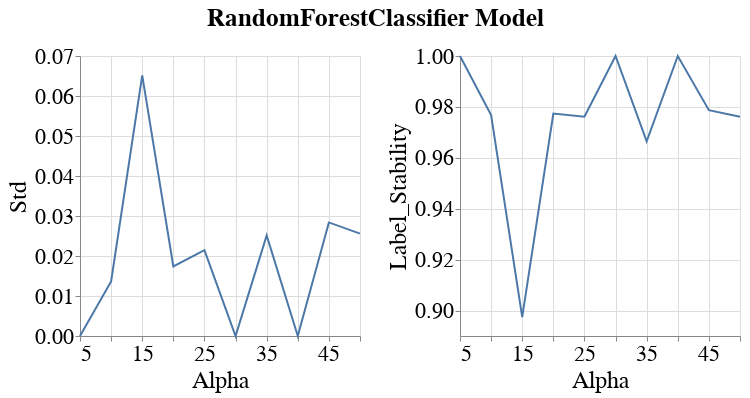

The notebook cell this image was saved under:
### Code cell
visualizer.create_subgroup_metrics_line_band_plot(model_name=MODEL_NAMES[0],
                                                  subgroup_metrics=['Std', 'Label_Stability'],
                                                  subgroup='sex_dis')

### Figure 1 — Vega-Lite specification as saved in the notebook (floating-point values rounded to 4 significant figures)
{"config": {"view": {"continuousWidth": 400, "continuousHeight": 300}, "axis": {"labelFontSize": 22, "labelFontWeight": "normal", "titleFontSize": 24, "titleFontWeight": "normal"}, "legend": {"labelFontSize": 22, "symbolStrokeWidth": 10, "titleFontSize": 24}, "title": {"fontSize": 22}}, "vconcat": [{"hconcat": [{"layer": [{"mark": {"type": "errorband", "extent": "ci"}, "encoding": {"x": {"field": "Intervention_Param", "title": "Alpha", "type": "quantitative"}, "y": {"field": "Metric_Value", "scale": {"zero": false}, "title": "Std", "type": "quantitative"}}}, {"mark": "line", "encoding": {"x": {"field": "Intervention_Param", "title": "Alpha", "type": "quantitative"}, "y": {"aggregate": "mean", "field": "Metric_Value", "scale": {"zero": false}, "title": "Std", "type": "quantitative"}}}], "height": 280, "width": 280}, {"layer": [{"mark": {"type": "errorband", "extent": "ci"}, "encoding": {"x": {"field": "Intervention_Param", "title": "Alpha", "type": "quantitative"}, "y": {"field": "Metric_Value", "scale": {"zero": false}, "title": "Label_Stability", "type": "quantitative"}}}, {"mark": "line", "encoding": {"x": {"field": "Intervention_Param", "title": "Alpha", "type": "quantitative"}, "y": {"aggregate": "mean", "field": "Metric_Value", "scale": {"zero": false}, "title": "Label_Stability", "type": "quantitative"}}}], "data": {"name": "data-77247354f6f3c9bb02e2ad0b25b613c5"}, "height": 280, "width": 280}]}], "data": {"name": "data-a523111796f5b8b93817f430f82726ee"}, "title": {"text": "RandomForestClassifier Model", "anchor": "middle", "dy": -10, "fontSize": 25}, "$schema": "https://vega.github.io/schema/vega-lite/v4.17.0.json", "datasets": {"data-a523111796f5b8b93817f430f82726ee": [{"Metric": "Std", "Model_Name": "RandomForestClassifier", "Model_Params": "{'bootstrap': True, 'ccp_alpha': 0.0, 'class_weight': None, 'criterion': 'gini', 'max_depth': 10, 'max_features': 'sqrt', 'max_leaf_nodes': None, 'max_samples': None, 'min_impurity_decrease': 0.0, 'min_samples_leaf': 1, 'min_samples_split': 2, 'min_weight_fraction_leaf': 0.0, 'n_estimators': 100, 'n_jobs': None, 'oob_score': False, 'random_state': 300, 'verbose': 0, 'warm_start': False}", "Dataset_Name": "StudentPerformance", "Num_Estimators": 50, "Tag": "OK", "Record_Create_Date_Time": "2023-10-31T12:25:57.559000", "Session_Uuid": "429e1647-70bc-4a6a-bd5f-7513ec18ac6b", "Experiment_Iteration": "Exp_iter_3", "Dataset_Split_Seed": 300, "Model_Init_Seed": 300, "Fair_Intervention_Params_Lst": "[ 5. 10. 15. 20. 25. 30. 35. 40. 45. 50.]", "Intervention_Param": 5.0, "Subgroup": "sex_dis", "Metric_Value": 0.0}, {"Metric": "Std", "Model_Name": "RandomForestClassifier", "Model_Params": "{'bootstrap': True, 'ccp_alpha': 0.0, 'class_weight': None, 'criterion': 'gini', 'max_depth': 10, 'max_features': 'sqrt', 'max_leaf_nodes': None, 'max_samples': None, 'min_impurity_decrease': 0.0, 'min_samples_leaf': 1, 'min_samples_split': 2, 'min_weight_fraction_leaf': 0.0, 'n_estimators': 100, 'n_jobs': None, 'oob_score': False, 'random_state': 300, 'verbose': 0, 'warm_start': False}", "Dataset_Name": "StudentPerformance", "Num_Estimators": 50, "Tag": "OK", "Record_Create_Date_Time": "2023-10-31T12:29:29.819000", "Session_Uuid": "429e1647-70bc-4a6a-bd5f-7513ec18ac6b", "Experiment_Iteration": "Exp_iter_3", "Dataset_Split_Seed": 300, "Model_Init_Seed": 300, "Fair_Intervention_Params_Lst": "[ 5. 10. 15. 20. 25. 30. 35. 40. 45. 50.]", "Intervention_Param": 10.0, "Subgroup": "sex_dis", "Metric_Value": 0.01363}, {"Metric": "Std", "Model_Name": "RandomForestClassifier", "Model_Params": "{'bootstrap': True, 'ccp_alpha': 0.0, 'class_weight': None, 'criterion': 'gini', 'max_depth': 10, 'max_features': 'sqrt', 'max_leaf_nodes': None, 'max_samples': None, 'min_impurity_decrease': 0.0, 'min_samples_leaf': 1, 'min_samples_split': 2, 'min_weight_fraction_leaf': 0.0, 'n_estimators': 100, 'n_jobs': None, 'oob_score': False, 'random_state': 300, 'verbose': 0, 'warm_start': False}", "Dataset_Name": "StudentPerformance", "Num_Estimators": 50, "Tag": "OK", "Record_Create_Date_Time": "2023-10-31T12:32:46.184000", "Session_Uuid": "429e1647-70bc-4a6a-bd5f-7513ec18ac6b", "Experiment_Iteration": "Exp_iter_3", "Dataset_Split_Seed": 300, "Model_Init_Seed": 300, "Fair_Intervention_Params_Lst": "[ 5. 10. 15. 20. 25. 30. 35. 40. 45. 50.]", "Intervention_Param": 15.0, "Subgroup": "sex_dis", "Metric_Value": 0.06515}, {"Metric": "Std", "Model_Name": "RandomForestClassifier", "Model_Params": "{'bootstrap': True, 'ccp_alpha': 0.0, 'class_weight': None, 'criterion': 'gini', 'max_depth': 10, 'max_features': 'sqrt', 'max_leaf_nodes': None, 'max_samples': None, 'min_impurity_decrease': 0.0, 'min_samples_leaf': 1, 'min_samples_split': 2, 'min_weight_fraction_leaf': 0.0, 'n_estimators': 100, 'n_jobs': None, 'oob_score': False, 'random_state': 300, 'verbose': 0, 'warm_start': False}", "Dataset_Name": "StudentPerformance", "Num_Estimators": 50, "Tag": "OK", "Record_Create_Date_Time": "2023-10-31T12:36:04.126000", "Session_Uuid": "429e1647-70bc-4a6a-bd5f-7513ec18ac6b", "Experiment_Iteration": "Exp_iter_3", "Dataset_Split_Seed": 300, "Model_Init_Seed": 300, "Fair_Intervention_Params_Lst": "[ 5. 10. 15. 20. 25. 30. 35. 40. 45. 50.]", "Intervention_Param": 20.0, "Subgroup": "sex_dis", "Metric_Value": 0.01739}, {"Metric": "Std", "Model_Name": "RandomForestClassifier", "Model_Params": "{'bootstrap': True, 'ccp_alpha': 0.0, 'class_weight': None, 'criterion': 'gini', 'max_depth': 10, 'max_features': 'sqrt', 'max_leaf_nodes': None, 'max_samples': None, 'min_impurity_decrease': 0.0, 'min_samples_leaf': 1, 'min_samples_split': 2, 'min_weight_fraction_leaf': 0.0, 'n_estimators': 100, 'n_jobs': None, 'oob_score': False, 'random_state': 300, 'verbose': 0, 'warm_start': False}", "Dataset_Name": "StudentPerformance", "Num_Estimators": 50, "Tag": "OK", "Record_Create_Date_Time": "2023-10-31T12:39:24.506000", "Session_Uuid": "429e1647-70bc-4a6a-bd5f-7513ec18ac6b", "Experiment_Iteration": "Exp_iter_3", "Dataset_Split_Seed": 300, "Model_Init_Seed": 300, "Fair_Intervention_Params_Lst": "[ 5. 10. 15. 20. 25. 30. 35. 40. 45. 50.]", "Intervention_Param": 25.0, "Subgroup": "sex_dis", "Metric_Value": 0.02144}, {"Metric": "Std", "Model_Name": "RandomForestClassifier", "Model_Params": "{'bootstrap': True, 'ccp_alpha': 0.0, 'class_weight': None, 'criterion': 'gini', 'max_depth': 10, 'max_features': 'sqrt', 'max_leaf_nodes': None, 'max_samples': None, 'min_impurity_decrease': 0.0, 'min_samples_leaf': 1, 'min_samples_split': 2, 'min_weight_fraction_leaf': 0.0, 'n_estimators': 100, 'n_jobs': None, 'oob_score': False, 'random_state': 300, 'verbose': 0, 'warm_start': False}", "Dataset_Name": "StudentPerformance", "Num_Estimators": 50, "Tag": "OK", "Record_Create_Date_Time": "2023-10-31T12:42:14.729000", "Session_Uuid": "429e1647-70bc-4a6a-bd5f-7513ec18ac6b", "Experiment_Iteration": "Exp_iter_3", "Dataset_Split_Seed": 300, "Model_Init_Seed": 300, "Fair_Intervention_Params_Lst": "[ 5. 10. 15. 20. 25. 30. 35. 40. 45. 50.]", "Intervention_Param": 30.0, "Subgroup": "sex_dis", "Metric_Value": 0.0}, {"Metric": "Std", "Model_Name": "RandomForestClassifier", "Model_Params": "{'bootstrap': True, 'ccp_alpha': 0.0, 'class_weight': None, 'criterion': 'gini', 'max_depth': 10, 'max_features': 'sqrt', 'max_leaf_nodes': None, 'max_samples': None, 'min_impurity_decrease': 0.0, 'min_samples_leaf': 1, 'min_samples_split': 2, 'min_weight_fraction_leaf': 0.0, 'n_estimators': 100, 'n_jobs': None, 'oob_score': False, 'random_state': 300, 'verbose': 0, 'warm_start': False}", "Dataset_Name": "StudentPerformance", "Num_Estimators": 50, "Tag": "OK", "Record_Create_Date_Time": "2023-10-31T12:45:47.915000", "Session_Uuid": "429e1647-70bc-4a6a-bd5f-7513ec18ac6b", "Experiment_Iteration": "Exp_iter_3", "Dataset_Split_Seed": 300, "Model_Init_Seed": 300, "Fair_Intervention_Params_Lst": "[ 5. 10. 15. 20. 25. 30. 35. 40. 45. 50.]", "Intervention_Param": 35.0, "Subgroup": "sex_dis", "Metric_Value": 0.02514}, {"Metric": "Std", "Model_Name": "RandomForestClassifier", "Model_Params": "{'bootstrap': True, 'ccp_alpha': 0.0, 'class_weight': None, 'criterion': 'gini', 'max_depth': 10, 'max_features': 'sqrt', 'max_leaf_nodes': None, 'max_samples': None, 'min_impurity_decrease': 0.0, 'min_samples_leaf': 1, 'min_samples_split': 2, 'min_weight_fraction_leaf': 0.0, 'n_estimators': 100, 'n_jobs': None, 'oob_score': False, 'random_state': 300, 'verbose': 0, 'warm_start': False}", "Dataset_Name": "StudentPerformance", "Num_Estimators": 50, "Tag": "OK", "Record_Create_Date_Time": "2023-10-31T12:48:56.292000", "Session_Uuid": "429e1647-70bc-4a6a-bd5f-7513ec18ac6b", "Experiment_Iteration": "Exp_iter_3", "Dataset_Split_Seed": 300, "Model_Init_Seed": 300, "Fair_Intervention_Params_Lst": "[ 5. 10. 15. 20. 25. 30. 35. 40. 45. 50.]", "Intervention_Param": 40.0, "Subgroup": "sex_dis", "Metric_Value": 0.0}, {"Metric": "Std", "Model_Name": "RandomForestClassifier", "Model_Params": "{'bootstrap': True, 'ccp_alpha': 0.0, 'class_weight': None, 'criterion': 'gini', 'max_depth': 10, 'max_features': 'sqrt', 'max_leaf_nodes': None, 'max_samples': None, 'min_impurity_decrease': 0.0, 'min_samples_leaf': 1, 'min_samples_split': 2, 'min_weight_fraction_leaf': 0.0, 'n_estimators': 100, 'n_jobs': None, 'oob_score': False, 'random_state': 300, 'verbose': 0, 'warm_start': False}", "Dataset_Name": "StudentPerformance", "Num_Estimators": 50, "Tag": "OK", "Record_Create_Date_Time": "2023-10-31T12:52:14.840000", "Session_Uuid": "429e1647-70bc-4a6a-bd5f-7513ec18ac6b", "Experiment_Iteration": "Exp_iter_3", "Dataset_Split_Seed": 300, "Model_Init_Seed": 300, "Fair_Intervention_Params_Lst": "[ 5. 10. 15. 20. 25. 30. 35. 40. 45. 50.]", "Intervention_Param": 45.0, "Subgroup": "sex_dis", "Metric_Value": 0.02839}, {"Metric": "Std", "Model_Name": "RandomForestClassifier", "Model_Params": "{'bootstrap': True, 'ccp_alpha': 0.0, 'class_weight': None, 'criterion': 'gini', 'max_depth': 10, 'max_features': 'sqrt', 'max_leaf_nodes': None, 'max_samples': None, 'min_impurity_decrease': 0.0, 'min_samples_leaf': 1, 'min_samples_split': 2, 'min_weight_fraction_leaf': 0.0, 'n_estimators': 100, 'n_jobs': None, 'oob_score': False, 'random_state': 300, 'verbose': 0, 'warm_start': False}", "Dataset_Name": "StudentPerformance", "Num_Estimators": 50, "Tag": "OK", "Record_Create_Date_Time": "2023-10-31T12:55:45.494000", "Session_Uuid": "429e1647-70bc-4a6a-bd5f-7513ec18ac6b", "Experiment_Iteration": "Exp_iter_3", "Dataset_Split_Seed": 300, "Model_Init_Seed": 300, "Fair_Intervention_Params_Lst": "[ 5. 10. 15. 20. 25. 30. 35. 40. 45. 50.]", "Intervention_Param": 50.0, "Subgroup": "sex_dis", "Metric_Value": 0.02561}], "data-77247354f6f3c9bb02e2ad0b25b613c5": [{"Metric": "Label_Stability", "Model_Name": "RandomForestClassifier", "Model_Params": "{'bootstrap': True, 'ccp_alpha': 0.0, 'class_weight': None, 'criterion': 'gini', 'max_depth': 10, 'max_features': 'sqrt', 'max_leaf_nodes': None, 'max_samples': None, 'min_impurity_decrease': 0.0, 'min_samples_leaf': 1, 'min_samples_split': 2, 'min_weight_fraction_leaf': 0.0, 'n_estimators': 100, 'n_jobs': None, 'oob_score': False, 'random_state': 300, 'verbose': 0, 'warm_start': False}", "Dataset_Name": "StudentPerformance", "Num_Estimators": 50, "Tag": "OK", "Record_Create_Date_Time": "2023-10-31T12:25:57.559000", "Session_Uuid": "429e1647-70bc-4a6a-bd5f-7513ec18ac6b", "Experiment_Iteration": "Exp_iter_3", "Dataset_Split_Seed": 300, "Model_Init_Seed": 300, "Fair_Intervention_Params_Lst": "[ 5. 10. 15. 20. 25. 30. 35. 40. 45. 50.]", "Intervention_Param": 5.0, "Subgroup": "sex_dis", "Metric_Value": 1.0}, {"Metric": "Label_Stability", "Model_Name": "RandomForestClassifier", "Model_Params": "{'bootstrap': True, 'ccp_alpha': 0.0, 'class_weight': None, 'criterion': 'gini', 'max_depth': 10, 'max_features': 'sqrt', 'max_leaf_nodes': None, 'max_samples': None, 'min_impurity_decrease': 0.0, 'min_samples_leaf': 1, 'min_samples_split': 2, 'min_weight_fraction_leaf': 0.0, 'n_estimators': 100, 'n_jobs': None, 'oob_score': False, 'random_state': 300, 'verbose': 0, 'warm_start': False}", "Dataset_Name": "StudentPerformance", "Num_Estimators": 50, "Tag": "OK", "Record_Create_Date_Time": "2023-10-31T12:29:29.819000", "Session_Uuid": "429e1647-70bc-4a6a-bd5f-7513ec18ac6b", "Experiment_Iteration": "Exp_iter_3", "Dataset_Split_Seed": 300, "Model_Init_Seed": 300, "Fair_Intervention_Params_Lst": "[ 5. 10. 15. 20. 25. 30. 35. 40. 45. 50.]", "Intervention_Param": 10.0, "Subgroup": "sex_dis", "Metric_Value": 0.9768}, {"Metric": "Label_Stability", "Model_Name": "RandomForestClassifier", "Model_Params": "{'bootstrap': True, 'ccp_alpha': 0.0, 'class_weight': None, 'criterion': 'gini', 'max_depth': 10, 'max_features': 'sqrt', 'max_leaf_nodes': None, 'max_samples': None, 'min_impurity_decrease': 0.0, 'min_samples_leaf': 1, 'min_samples_split': 2, 'min_weight_fraction_leaf': 0.0, 'n_estimators': 100, 'n_jobs': None, 'oob_score': False, 'random_state': 300, 'verbose': 0, 'warm_start': False}", "Dataset_Name": "StudentPerformance", "Num_Estimators": 50, "Tag": "OK", "Record_Create_Date_Time": "2023-10-31T12:32:46.184000", "Session_Uuid": "429e1647-70bc-4a6a-bd5f-7513ec18ac6b", "Experiment_Iteration": "Exp_iter_3", "Dataset_Split_Seed": 300, "Model_Init_Seed": 300, "Fair_Intervention_Params_Lst": "[ 5. 10. 15. 20. 25. 30. 35. 40. 45. 50.]", "Intervention_Param": 15.0, "Subgroup": "sex_dis", "Metric_Value": 0.8974}, {"Metric": "Label_Stability", "Model_Name": "RandomForestClassifier", "Model_Params": "{'bootstrap': True, 'ccp_alpha': 0.0, 'class_weight': None, 'criterion': 'gini', 'max_depth': 10, 'max_features': 'sqrt', 'max_leaf_nodes': None, 'max_samples': None, 'min_impurity_decrease': 0.0, 'min_samples_leaf': 1, 'min_samples_split': 2, 'min_weight_fraction_leaf': 0.0, 'n_estimators': 100, 'n_jobs': None, 'oob_score': False, 'random_state': 300, 'verbose': 0, 'warm_start': False}", "Dataset_Name": "StudentPerformance", "Num_Estimators": 50, "Tag": "OK", "Record_Create_Date_Time": "2023-10-31T12:36:04.126000", "Session_Uuid": "429e1647-70bc-4a6a-bd5f-7513ec18ac6b", "Experiment_Iteration": "Exp_iter_3", "Dataset_Split_Seed": 300, "Model_Init_Seed": 300, "Fair_Intervention_Params_Lst": "[ 5. 10. 15. 20. 25. 30. 35. 40. 45. 50.]", "Intervention_Param": 20.0, "Subgroup": "sex_dis", "Metric_Value": 0.9774}, {"Metric": "Label_Stability", "Model_Name": "RandomForestClassifier", "Model_Params": "{'bootstrap': True, 'ccp_alpha': 0.0, 'class_weight': None, 'criterion': 'gini', 'max_depth': 10, 'max_features': 'sqrt', 'max_leaf_nodes': None, 'max_samples': None, 'min_impurity_decrease': 0.0, 'min_samples_leaf': 1, 'min_samples_split': 2, 'min_weight_fraction_leaf': 0.0, 'n_estimators': 100, 'n_jobs': None, 'oob_score': False, 'random_state': 300, 'verbose': 0, 'warm_start': False}", "Dataset_Name": "StudentPerformance", "Num_Estimators": 50, "Tag": "OK", "Record_Create_Date_Time": "2023-10-31T12:39:24.506000", "Session_Uuid": "429e1647-70bc-4a6a-bd5f-7513ec18ac6b", "Experiment_Iteration": "Exp_iter_3", "Dataset_Split_Seed": 300, "Model_Init_Seed": 300, "Fair_Intervention_Params_Lst": "[ 5. 10. 15. 20. 25. 30. 35. 40. 45. 50.]", "Intervention_Param": 25.0, "Subgroup": "sex_dis", "Metric_Value": 0.9761}, {"Metric": "Label_Stability", "Model_Name": "RandomForestClassifier", "Model_Params": "{'bootstrap': True, 'ccp_alpha': 0.0, 'class_weight': None, 'criterion': 'gini', 'max_depth': 10, 'max_features': 'sqrt', 'max_leaf_nodes': None, 'max_samples': None, 'min_impurity_decrease': 0.0, 'min_samples_leaf': 1, 'min_samples_split': 2, 'min_weight_fraction_leaf': 0.0, 'n_estimators': 100, 'n_jobs': None, 'oob_score': False, 'random_state': 300, 'verbose': 0, 'warm_start': False}", "Dataset_Name": "StudentPerformance", "Num_Estimators": 50, "Tag": "OK", "Record_Create_Date_Time": "2023-10-31T12:42:14.729000", "Session_Uuid": "429e1647-70bc-4a6a-bd5f-7513ec18ac6b", "Experiment_Iteration": "Exp_iter_3", "Dataset_Split_Seed": 300, "Model_Init_Seed": 300, "Fair_Intervention_Params_Lst": "[ 5. 10. 15. 20. 25. 30. 35. 40. 45. 50.]", "Intervention_Param": 30.0, "Subgroup": "sex_dis", "Metric_Value": 1.0}, {"Metric": "Label_Stability", "Model_Name": "RandomForestClassifier", "Model_Params": "{'bootstrap': True, 'ccp_alpha': 0.0, 'class_weight': None, 'criterion': 'gini', 'max_depth': 10, 'max_features': 'sqrt', 'max_leaf_nodes': None, 'max_samples': None, 'min_impurity_decrease': 0.0, 'min_samples_leaf': 1, 'min_samples_split': 2, 'min_weight_fraction_leaf': 0.0, 'n_estimators': 100, 'n_jobs': None, 'oob_score': False, 'random_state': 300, 'verbose': 0, 'warm_start': False}", "Dataset_Name": "StudentPerformance", "Num_Estimators": 50, "Tag": "OK", "Record_Create_Date_Time": "2023-10-31T12:45:47.915000", "Session_Uuid": "429e1647-70bc-4a6a-bd5f-7513ec18ac6b", "Experiment_Iteration": "Exp_iter_3", "Dataset_Split_Seed": 300, "Model_Init_Seed": 300, "Fair_Intervention_Params_Lst": "[ 5. 10. 15. 20. 25. 30. 35. 40. 45. 50.]", "Intervention_Param": 35.0, "Subgroup": "sex_dis", "Metric_Value": 0.9665}, {"Metric": "Label_Stability", "Model_Name": "RandomForestClassifier", "Model_Params": "{'bootstrap': True, 'ccp_alpha': 0.0, 'class_weight': None, 'criterion': 'gini', 'max_depth': 10, 'max_features': 'sqrt', 'max_leaf_nodes': None, 'max_samples': None, 'min_impurity_decrease': 0.0, 'min_samples_leaf': 1, 'min_samples_split': 2, 'min_weight_fraction_leaf': 0.0, 'n_estimators': 100, 'n_jobs': None, 'oob_score': False, 'random_state': 300, 'verbose': 0, 'warm_start': False}", "Dataset_Name": "StudentPerformance", "Num_Estimators": 50, "Tag": "OK", "Record_Create_Date_Time": "2023-10-31T12:48:56.292000", "Session_Uuid": "429e1647-70bc-4a6a-bd5f-7513ec18ac6b", "Experiment_Iteration": "Exp_iter_3", "Dataset_Split_Seed": 300, "Model_Init_Seed": 300, "Fair_Intervention_Params_Lst": "[ 5. 10. 15. 20. 25. 30. 35. 40. 45. 50.]", "Intervention_Param": 40.0, "Subgroup": "sex_dis", "Metric_Value": 1.0}, {"Metric": "Label_Stability", "Model_Name": "RandomForestClassifier", "Model_Params": "{'bootstrap': True, 'ccp_alpha': 0.0, 'class_weight': None, 'criterion': 'gini', 'max_depth': 10, 'max_features': 'sqrt', 'max_leaf_nodes': None, 'max_samples': None, 'min_impurity_decrease': 0.0, 'min_samples_leaf': 1, 'min_samples_split': 2, 'min_weight_fraction_leaf': 0.0, 'n_estimators': 100, 'n_jobs': None, 'oob_score': False, 'random_state': 300, 'verbose': 0, 'warm_start': False}", "Dataset_Name": "StudentPerformance", "Num_Estimators": 50, "Tag": "OK", "Record_Create_Date_Time": "2023-10-31T12:52:14.840000", "Session_Uuid": "429e1647-70bc-4a6a-bd5f-7513ec18ac6b", "Experiment_Iteration": "Exp_iter_3", "Dataset_Split_Seed": 300, "Model_Init_Seed": 300, "Fair_Intervention_Params_Lst": "[ 5. 10. 15. 20. 25. 30. 35. 40. 45. 50.]", "Intervention_Param": 45.0, "Subgroup": "sex_dis", "Metric_Value": 0.9787}, {"Metric": "Label_Stability", "Model_Name": "RandomForestClassifier", "Model_Params": "{'bootstrap': True, 'ccp_alpha': 0.0, 'class_weight': None, 'criterion': 'gini', 'max_depth': 10, 'max_features': 'sqrt', 'max_leaf_nodes': None, 'max_samples': None, 'min_impurity_decrease': 0.0, 'min_samples_leaf': 1, 'min_samples_split': 2, 'min_weight_fraction_leaf': 0.0, 'n_estimators': 100, 'n_jobs': None, 'oob_score': False, 'random_state': 300, 'verbose': 0, 'warm_start': False}", "Dataset_Name": "StudentPerformance", "Num_Estimators": 50, "Tag": "OK", "Record_Create_Date_Time": "2023-10-31T12:55:45.494000", "Session_Uuid": "429e1647-70bc-4a6a-bd5f-7513ec18ac6b", "Experiment_Iteration": "Exp_iter_3", "Dataset_Split_Seed": 300, "Model_Init_Seed": 300, "Fair_Intervention_Params_Lst": "[ 5. 10. 15. 20. 25. 30. 35. 40. 45. 50.]", "Intervention_Param": 50.0, "Subgroup": "sex_dis", "Metric_Value": 0.9761}]}}
